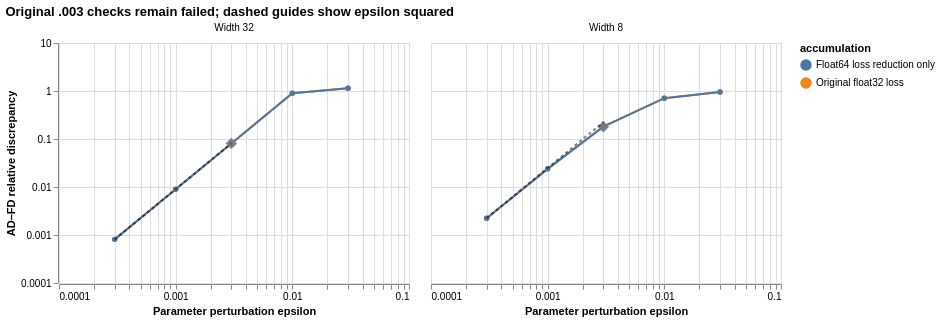

Express this chart as Vega-Lite.
### Vega-Lite specification from a JSON file in a GitHub repository (floating-point values rounded to 4 significant figures)
{"config": {"view": {"continuousWidth": 300, "continuousHeight": 300}}, "data": {"values": [{"width": "Width 32", "epsilon": 0.03, "relative_error": 1.142, "accumulation": "Original float32 loss", "registered_primary": false}, {"width": "Width 32", "epsilon": 0.03, "relative_error": 1.142, "accumulation": "Float64 loss reduction only", "registered_primary": false}, {"width": "Width 32", "epsilon": 0.01, "relative_error": 0.8985, "accumulation": "Original float32 loss", "registered_primary": false}, {"width": "Width 32", "epsilon": 0.01, "relative_error": 0.8985, "accumulation": "Float64 loss reduction only", "registered_primary": false}, {"width": "Width 32", "epsilon": 0.003, "relative_error": 0.08095, "accumulation": "Original float32 loss", "registered_primary": true}, {"width": "Width 32", "epsilon": 0.003, "relative_error": 0.08095, "accumulation": "Float64 loss reduction only", "registered_primary": true}, {"width": "Width 32", "epsilon": 0.001, "relative_error": 0.009017, "accumulation": "Original float32 loss", "registered_primary": false}, {"width": "Width 32", "epsilon": 0.001, "relative_error": 0.009017, "accumulation": "Float64 loss reduction only", "registered_primary": false}, {"width": "Width 32", "epsilon": 0.0003, "relative_error": 0.000811, "accumulation": "Original float32 loss", "registered_primary": false}, {"width": "Width 32", "epsilon": 0.0003, "relative_error": 0.000811, "accumulation": "Float64 loss reduction only", "registered_primary": false}, {"width": "Width 8", "epsilon": 0.03, "relative_error": 0.956, "accumulation": "Original float32 loss", "registered_primary": false}, {"width": "Width 8", "epsilon": 0.03, "relative_error": 0.956, "accumulation": "Float64 loss reduction only", "registered_primary": false}, {"width": "Width 8", "epsilon": 0.01, "relative_error": 0.7094, "accumulation": "Original float32 loss", "registered_primary": false}, {"width": "Width 8", "epsilon": 0.01, "relative_error": 0.7094, "accumulation": "Float64 loss reduction only", "registered_primary": false}, {"width": "Width 8", "epsilon": 0.003, "relative_error": 0.1803, "accumulation": "Original float32 loss", "registered_primary": true}, {"width": "Width 8", "epsilon": 0.003, "relative_error": 0.1804, "accumulation": "Float64 loss reduction only", "registered_primary": true}, {"width": "Width 8", "epsilon": 0.001, "relative_error": 0.02389, "accumulation": "Original float32 loss", "registered_primary": false}, {"width": "Width 8", "epsilon": 0.001, "relative_error": 0.02389, "accumulation": "Float64 loss reduction only", "registered_primary": false}, {"width": "Width 8", "epsilon": 0.0003, "relative_error": 0.002239, "accumulation": "Original float32 loss", "registered_primary": false}, {"width": "Width 8", "epsilon": 0.0003, "relative_error": 0.00224, "accumulation": "Float64 loss reduction only", "registered_primary": false}, {"width": "Width 32", "epsilon": 0.0003, "relative_error": 0.000811, "accumulation": "Epsilon squared guide", "registered_primary": false}, {"width": "Width 32", "epsilon": 0.001, "relative_error": 0.009011, "accumulation": "Epsilon squared guide", "registered_primary": false}, {"width": "Width 32", "epsilon": 0.003, "relative_error": 0.0811, "accumulation": "Epsilon squared guide", "registered_primary": false}, {"width": "Width 8", "epsilon": 0.0003, "relative_error": 0.002239, "accumulation": "Epsilon squared guide", "registered_primary": false}, {"width": "Width 8", "epsilon": 0.001, "relative_error": 0.02488, "accumulation": "Epsilon squared guide", "registered_primary": false}, {"width": "Width 8", "epsilon": 0.003, "relative_error": 0.2239, "accumulation": "Epsilon squared guide", "registered_primary": false}]}, "facet": {"field": "width", "title": null, "type": "nominal"}, "spec": {"layer": [{"mark": {"type": "line", "point": true}, "encoding": {"color": {"field": "accumulation", "type": "nominal"}, "tooltip": [{"field": "width", "type": "nominal"}, {"field": "epsilon", "type": "quantitative"}, {"field": "relative_error", "type": "quantitative"}, {"field": "registered_primary", "type": "nominal"}], "x": {"axis": {"tickCount": 5}, "field": "epsilon", "scale": {"type": "log"}, "title": "Parameter perturbation epsilon", "type": "quantitative"}, "y": {"axis": {"tickCount": 5}, "field": "relative_error", "scale": {"type": "log"}, "title": "AD–FD relative discrepancy", "type": "quantitative"}}, "transform": [{"filter": "datum.accumulation != 'Epsilon squared guide'"}]}, {"mark": {"type": "point", "filled": true, "shape": "diamond", "size": 130}, "encoding": {"color": {"field": "accumulation", "type": "nominal"}, "tooltip": [{"field": "width", "type": "nominal"}, {"field": "epsilon", "type": "quantitative"}, {"field": "relative_error", "type": "quantitative"}, {"field": "registered_primary", "type": "nominal"}], "x": {"axis": {"tickCount": 5}, "field": "epsilon", "scale": {"type": "log"}, "title": "Parameter perturbation epsilon", "type": "quantitative"}, "y": {"axis": {"tickCount": 5}, "field": "relative_error", "scale": {"type": "log"}, "title": "AD–FD relative discrepancy", "type": "quantitative"}}, "transform": [{"filter": "datum.accumulation != 'Epsilon squared guide'"}, {"filter": "datum.registered_primary"}]}, {"mark": {"type": "line", "color": "black", "opacity": 0.5, "strokeDash": [3, 3]}, "encoding": {"tooltip": [{"field": "width", "type": "nominal"}, {"field": "epsilon", "type": "quantitative"}, {"field": "relative_error", "type": "quantitative"}, {"field": "registered_primary", "type": "nominal"}], "x": {"axis": {"tickCount": 5}, "field": "epsilon", "scale": {"type": "log"}, "title": "Parameter perturbation epsilon", "type": "quantitative"}, "y": {"axis": {"tickCount": 5}, "field": "relative_error", "scale": {"type": "log"}, "title": "AD–FD relative discrepancy", "type": "quantitative"}}, "transform": [{"filter": "datum.accumulation == 'Epsilon squared guide'"}]}], "height": 240, "width": 350}, "title": "Original .003 checks remain failed; dashed guides show epsilon squared", "$schema": "https://vega.github.io/schema/vega-lite/v6.4.1.json"}
